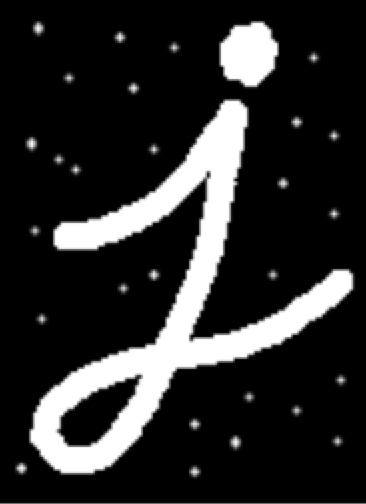
#> input picture 3_OpenCv图像处理/2_形态学操作/letteropen.png, 366 x 504 px
$ python '2_开闭运算.py'
#> lines starting #> are read from the running program, lines starting #| are printed output that depends on the picture
import cv2 as cv
import matplotlib.pyplot as plt
import numpy as np

# 开闭运算:
# 开运算和闭运算是将腐蚀和膨胀按照一定的次序进行处理。
# 但这两者并不是可逆的，即先开后闭并不能得到原来的图像。

# 开运算:
# 开运算是先腐蚀后膨胀
# 其作用是：分离物体，消除小区域。
# 特点：消除噪点，去除小的干扰块，而不影响原来的图像。

# 闭运算:
# 闭运算与开运算相反，是先膨胀后腐蚀
# 作用是消除“闭合”物体里面的孔洞
# 特点：可以填充闭合区域。

# API
# cv.morphologyEx(img, op, kernel)
# img: 要处理的图像
# op: 处理方式：若进行开运算，则设为cv.MORPH_OPEN，若进行闭运算，则设为cv.MORPH_CLOSE
# Kernel： 核结构


# 练习:
letterOpen = cv.imread("letteropen.png")  # -> 有很多的噪点, 所以我们应该先腐蚀, 然后在膨胀, 所以是开环操作
#> letterOpen is the input picture: shape (504, 366, 3); mean B, G, R 43.1, 43.1, 43.1
plt.imshow(letterOpen[:, :, ::-1])
plt.show()

kernel = np.ones((10, 10), np.uint8)  # 创建核
img_open = cv.morphologyEx(letterOpen, cv.MORPH_OPEN, kernel)
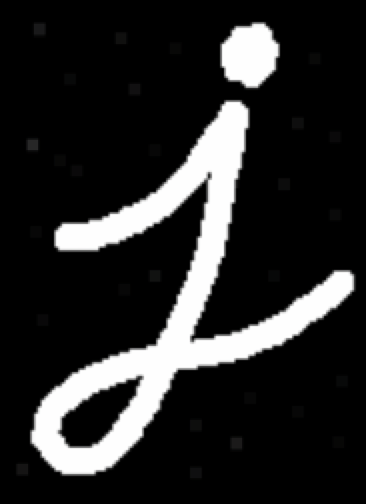
#> img_open: shape (504, 366, 3); mean B, G, R 41.2, 41.2, 41.2
plt.imshow(img_open[:, :, ::-1])  # 可见, 很好的消除了噪点
plt.show()

# 闭环操作
letterClose = cv.imread("letterclose.png")  # 我们可以看到这张图片有很多空洞,
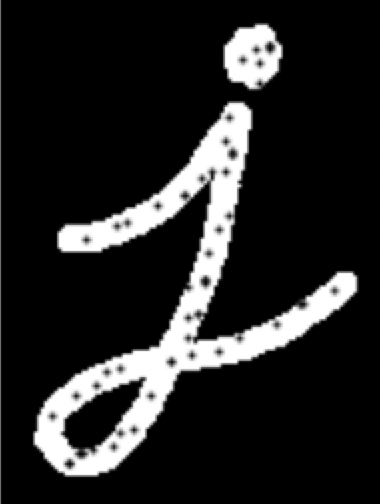
#> input picture 3_OpenCv图像处理/2_形态学操作/letterclose.png, 380 x 504 px
#> letterClose is the input picture: shape (504, 380, 3); mean B, G, R 37.6, 37.6, 37.6
# 于是我们使用先膨胀,后腐蚀的 -> 对应闭环运算
plt.imshow(letterClose[:, :, ::-1])
plt.show()


img_close = cv.morphologyEx(letterClose, cv.MORPH_CLOSE, kernel)
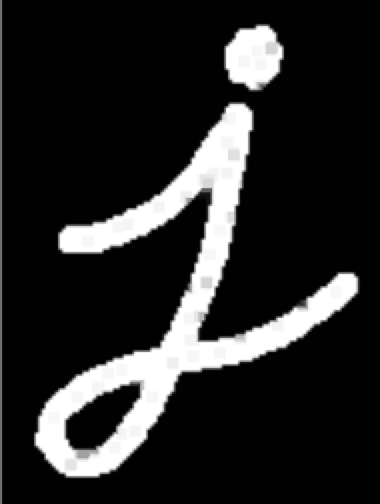
#> img_close: shape (504, 380, 3); mean B, G, R 40.6, 40.6, 40.6
plt.imshow(img_close[:, :, ::-1])
plt.show()
# 效果不太好,我们使用别的core试试

kernel = np.ones((12,12), np.uint8)

img_close = cv.morphologyEx(letterClose, cv.MORPH_CLOSE, kernel)
plt.imshow(img_close[:, :, ::-1])
plt.show()
